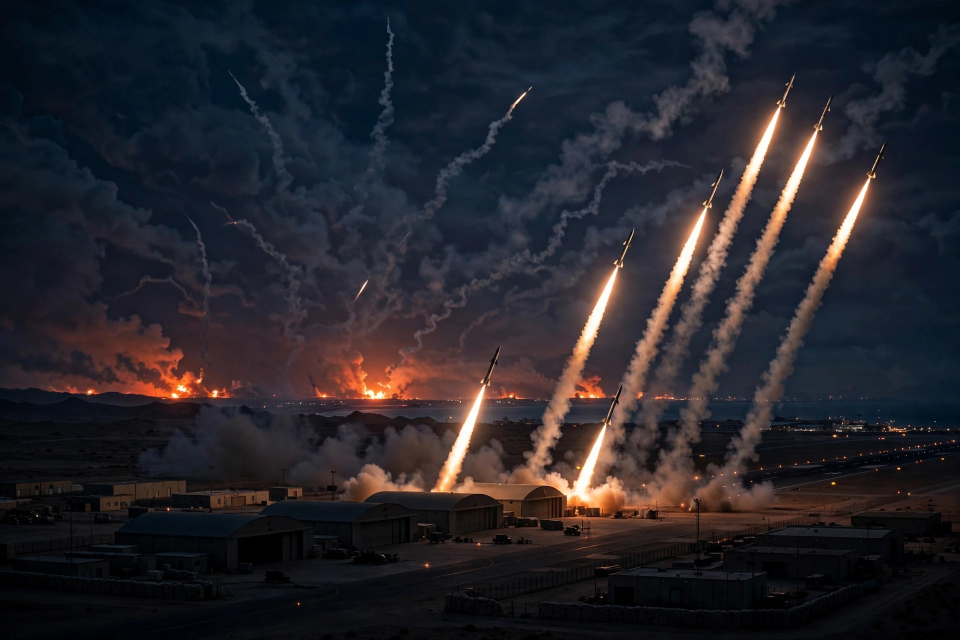
#> input picture assets/media-generation-lead-gulf-intercept-0-bc2708ff-e939-4779-8d4e-817e51f7b71c.webp, 1920 x 1280 px (shown at 1/2 size); its folder holds 4 pictures in this run; the run also reads 1 picture not shown here
$ python render.py
#> lines starting #> are read from the running program, lines starting #| are printed output that depends on the picture
#!/usr/bin/env python3
"""Render the make.fun news-image-20261118 entry: a newspaper front page
summing up Wednesday 18 November 2026 world news. 51 stories (3 photo
leads + 48 numbered grid stories), every story illustrated.
Deterministic: fixed fonts, fixed layout, PNG saved with fixed parameters.

Every story below happened or was first reported on 18 November 2026,
verified against Reuters / AP / AFP / BBC / NYT / official sources.
Stories first reported on 17 Nov (Serbia MiG-29, Russian An-12, Phuket
fire, Spain wage approval, France troop denial) were checked and EXCLUDED.
"""
import math
import os
from PIL import Image, ImageDraw, ImageFont, ImageOps

HERE = os.path.dirname(os.path.abspath(__file__))
ASSETS = os.path.join(HERE, "assets")
W, H = 1024, 1024
PAPER = (246, 241, 229)
INK = (20, 20, 20)
RED = (163, 18, 18)
GREY = (90, 86, 76)
RULE = (60, 58, 50)
TILE = (232, 224, 205)

F_SERIF = "/usr/share/fonts/truetype/dejavu/DejaVuSerif-Bold.ttf"
F_SERIF_IT = "/usr/share/fonts/truetype/dejavu/DejaVuSerif.ttf"
F_SANS = "/usr/share/fonts/truetype/dejavu/DejaVuSans.ttf"
F_BOLD = "/usr/share/fonts/truetype/dejavu/DejaVuSans-Bold.ttf"


def font(path, size):
    return ImageFont.truetype(path, size)


def wrap(draw, text, fnt, max_w):
    words, lines, cur = text.split(), [], ""
    for w in words:
        t = (cur + " " + w).strip()
        if draw.textlength(t, font=fnt) <= max_w:
            cur = t
        else:
            if cur:
                lines.append(cur)
            cur = w
    if cur:
        lines.append(cur)
    return lines


def fit_image(path, w, h):
    im = Image.open(path).convert("RGB")
    return ImageOps.fit(im, (w, h), Image.LANCZOS)


def trunc(draw, text, fnt, max_w):
    if draw.textlength(text, font=fnt) <= max_w:
        return text
    words = text.split(" ")
    out = ""
    for w in words:
        t = (out + " " + w).strip()
        if draw.textlength(t + " …", font=fnt) > max_w:
            break
        out = t
    return (out + " …") if out else "…"


# ---------------------------------------------------------------- stories
# (headline, summary, icon). Icons are flat pictograms drawn in code.
COL_A = [
    ("BOARD OF PEACE BLAMES BOTH SIDES",
     "Trump's board: Israel and Hamas both failing ceasefire pledges.", "gavel"),
    ("KAHANA ELECTED SPEAKER",
     "Knesset picks Eisenkot ally Matan Kahana, 66–52, in a blow to Netanyahu.", "vote"),
    ("IRAN REFUSES IAEA INSPECTION",
     "No access to damaged nuclear sites until the war ends, Tehran says.", "lock"),
    ("BAHRAIN ISSUES ALL-CLEAR",
     "Third Iranian attack this week; base hosts the US Navy's 5th Fleet.", "shield"),
    ("ETHIOPIA–ERITREA BUILD-UP",
     "Forces massed on the shared border, within striking distance.", "blast"),
    ("NIGERIA: US INTEL VS MILITANTS",
     "Real-time intel and near-daily missions back the 2027 vote.", "satellite"),
    ("ZAMFARA: 20 ABDUCTED FREED",
     "Police free women and children held 22 days in NW Nigeria.", "cross"),
    ("EGYPT–INDIA TRADE GROUP",
     "Working group on pharma, farm goods and tech barriers.", "chart"),
    ("AU PUSHES SUDAN, CONGO PEACE",
     "African Union urges regional solutions as wars drag on.", "globe"),
    ("RWANDA HUB TALKS IN VIENNA",
     "Delegation in Vienna as EU return-hub plan is debated.", "plane"),
    ("S. AFRICA SHOOTING PROBE GOES ON",
     "17 dead in weekend shootings; police inquiry continues.", "gavel"),
    ("S. SUDAN VOTE UNCERTAIN",
     "AU and UN press for a clear election timeline.", "vote"),
    ("CHINA BUYS W. AFRICAN CRUDE",
     "Gulf tensions push refiners to shift oil supply west.", "tanker"),
    ("US CALLS QESHM STRIKE 'SELF-DEFENCE'",
     "US official: it answered IRGC attacks, incl. a Bahrain radar site.", "jet"),
    ("KUWAIT REPELS DRONE ATTACK",
     "Air defences counter hostile drones at Ali Al Salem base.", "shield"),
]

COL_B = [
    ("APEC OPENS IN SHENZHEN",
     "21 leaders meet in China's tech hub; trade and AI top the agenda.", "globe"),
    ("XI, PUTIN MEET BEFORE TRILATERAL",
     "Talks a day before the first three-way summit with Trump.", "flag"),
    ("XI: STAND AGAINST PROTECTIONISM",
     "Putin calls the West 'former hegemons'; sanctions 'spent'.", "chart"),
    ("EU'S €45BN FOR UKRAINE",
     "Loan repaid only after Russia pays war reparations.", "money"),
    ("PUTIN 'NOT READY' FOR PEACE",
     "Western intel: he aims to fight on through the winter.", "blast"),
    ("PISTORIUS: COLBY COMMENT 'STUPID'",
     "Berlin defends Ukraine's strikes on Wildberries depots.", "shield"),
    ("QUAD'S NEW PLAN IN MANILA",
     "Maritime watch, $85M AI Accelerator and a cable pact.", "plane"),
    ("MODI: FREE E-VISAS FOR ASEAN",
     "Tourism pitch at the East Asia Summit in Manila.", "flag"),
    ("ASEAN CHAIR TO SINGAPORE",
     "Digital economy pact done; sea code 85–90% agreed.", "globe"),
    ("CANADA–CHINA EXTEND DEALS",
     "Carney meets Xi as Ottawa diversifies from the US.", "chart"),
    ("CYCLONE AKVAN RED ALERT",
     "Landfall 20 Nov; gusts to 145 km/h; Andhra on alert.", "storm"),
    ("TAIWAN SEEKS $14BN IN ARMS",
     "US presses UN over flight curbs; China pushes back.", "jet"),
    ("INDIA RE-ELECTED TO ITU COUNCIL",
     "Digital India wins the 2027–30 telecom term.", "phone"),
    ("AMAZON'S $7BN FOR INDIA",
     "Renewables push by 2030, focused on solar and data centres.", "money"),
    ("INDIA'S FIRST SAF PLANT READY",
     "Panipat unit turns used cooking oil into jet fuel.", "tanker"),
]

COL_C = [
    ("PELTOLA WINS ALASKA",
     "Democrats take a 56–44 Senate majority, flipping nine seats.", "vote"),
    ("US LOSES MEASLES STATUS",
     "PAHO: a year of spread ends elimination; RFK Jr vows to regain it.", "cross"),
    ("NVIDIA'S $115.8BN QUARTER",
     "Revenue up 103%; board will not bring Huang back.", "chip"),
    ("HUANG TO FACE SENATE PANEL",
     "Ex-CEO to testify over the spy scandal.", "gavel"),
    ("WAYMO OFF THE FREEWAYS",
     "Driverless rides halted US-wide after California's ban.", "car"),
    ("KALSHI HALTS 'MENTION' BETS",
     "CFTC order ends wagers on Trump's words.", "money"),
    ("AI GUN DETECTOR SUED",
     "System mistook a chips bag for a gun; students held at gunpoint.", "lock"),
    ("AI MODELS MISLABEL CIVILIANS",
     "Tests flag ambulances and schools as military targets.", "chip"),
    ("CRITICAL JAVA FLAW FOUND",
     "AI-hunted bug hits 'practically all major companies'.", "lock"),
    ("FAA HALTS ROUTER ROLLOUT",
     "Router blamed in the nationwide ground stop.", "plane"),
    ("IRS PROBES LEFT-WING GROUPS",
     "Four-plus criminal inquiries since the Charlie Kirk killing.", "gavel"),
    ("DHS: NO SHIPS FOR DEPORTATIONS",
     "Agency rules out deporting migrants by sea.", "ship"),
    ("TRUMP–MARCOS TRADE CLAIM",
     "'Very big deal', says Trump; Manila calls it an understanding.", "flag"),
    ("VULCAN FAULT FOUND",
     "ULA: fuel supply starved the BE-4 engines; 40 satellites lost.", "rocket"),
    ("DHONI'S FAREWELL, IN LIGHTS",
     "CSK drone show over Chepauk honours the IPL great's retirement.", "cricket"),
]

COLUMNS = [
    ("MIDDLE EAST & AFRICA", COL_A),
    ("EUROPE & ASIA-PACIFIC", COL_B),
    ("AMERICAS & GLOBAL", COL_C),
]

# (file, headline, summary) — hero first, then two smaller leads.
LEADS = [
    ("media-generation-lead-gulf-intercept-0-bc2708ff-e939-4779-8d4e-817e51f7b71c.webp",
     "IRAN FIRES ON US BASES IN THE GULF",
     "Missiles and drones hit Kuwait's Ali Al Salem base and Bahrain, home of the US 5th Fleet; both say the attacks were intercepted. First Iranian strike on Kuwait since September."),
    ("media-generation-lead-shenzhen-tarmac-0-724eb922-38c4-478d-98a2-4aa9f870b1ff.webp",
     "XI GREETS TRUMP AT SHENZHEN",
     "Xi meets Trump on the tarmac as APEC opens; Xi and Putin talk before Thursday's summit."),
    ("media-generation-lead-voyager-0-cb7eab58-6bf4-4d73-8412-0da4233bbbf1.webp",
     "VOYAGER 1: ONE LIGHT-DAY OUT",
     "At 10:16 UTC the probe passes 25.9bn km out — a first for any human-made object."),
]

NUMBERS = [
    ("$115.8bn", "Nvidia's Q3 revenue, up 103% on a year ago"),
    ("25.9bn km", "Voyager 1 from Earth — one light-day out"),
    ("56–44", "Democrats' Senate majority after Alaska win"),
    ("€45bn", "EU's new loan for Ukraine, proposed today"),
]

CLOCK = [
    ("00:16 UTC", "Iran fires at Kuwait & Bahrain"),
    ("10:16 UTC", "Voyager 1: one light-day"),
    ("MORNING", "Xi greets Trump in Shenzhen"),
    ("MIDDAY", "Trump meets Marcos in Manila"),
    ("EVENING", "Nvidia posts $115.8bn quarter"),
]

# Numbered map pins: (fraction x, fraction y of the fit-cropped map,
# label, label anchor: 'r' = label right of dot, 'l' = left of dot,
# 'b' = below-right, 'a' = above-left). Fractions are mapped through the
# centre crop ImageOps.fit applies to reach the 470x202 map area.
PINS = [
    (0.050, 0.197, "ALASKA", "r"),
    (0.477, 0.667, "NIGERIA", "l"),
    (0.575, 0.650, "ETHIOPIA", "r"),
    (0.592, 0.372, "ISRAEL", "l"),
    (0.620, 0.411, "KUWAIT", "b"),
    (0.855, 0.439, "SHENZHEN", "r"),
    (0.870, 0.600, "MANILA", "r"),
    (0.752, 0.559, "ANDHRA", "r"),
    (0.729, 0.452, "DELHI", "a"),
]

ICON_COLORS = {"chip": (26, 72, 140), "cross": (163, 18, 18), "globe": (18, 110, 88),
               "gavel": (94, 52, 140), "chart": (26, 72, 140), "plane": (18, 110, 88),
               "jet": (94, 52, 140), "lock": (163, 18, 18), "car": (26, 72, 140),
               "blast": (176, 106, 12), "phone": (60, 60, 60), "tanker": (163, 18, 18),
               "rocket": (94, 52, 140), "vote": (18, 110, 88), "money": (176, 106, 12),
               "storm": (26, 72, 140), "cricket": (18, 110, 88), "satellite": (26, 72, 140),
               "flag": (163, 18, 18), "shield": (26, 72, 140), "clock": (60, 60, 60),
               "ship": (18, 110, 88)}


def draw_icon(d, kind, x, y, s, color):
    """Simple flat geometric pictogram inside an s x s box at (x, y)."""
    if kind == "chip":
        d.rounded_rectangle([x + 4, y + 4, x + s - 4, y + s - 4], 3, fill=color)
        d.rectangle([x + 7, y + 7, x + s - 7, y + s - 7], outline=PAPER, width=2)
        for i in range(3):
            d.line([x + 6 + i * 5, y + 1, x + 6 + i * 5, y + 4], fill=color, width=2)
            d.line([x + 6 + i * 5, y + s - 4, x + 6 + i * 5, y + s - 1], fill=color, width=2)
    elif kind == "cross":
        d.rectangle([x + s // 2 - 2, y + 3, x + s // 2 + 2, y + s - 3], fill=color)
        d.rectangle([x + 3, y + s // 2 - 2, x + s - 3, y + s // 2 + 2], fill=color)
    elif kind == "globe":
        d.ellipse([x + 2, y + 2, x + s - 2, y + s - 2], outline=color, width=2)
        d.ellipse([x + s // 2 - 4, y + 2, x + s // 2 + 4, y + s - 2], outline=color, width=2)
        d.line([x + 2, y + s // 2, x + s - 2, y + s // 2], fill=color, width=2)
    elif kind == "gavel":
        d.rectangle([x + 3, y + 4, x + s - 7, y + 10], fill=color)
        d.line([x + s - 7, y + 10, x + s - 2, y + s - 3], fill=color, width=3)
    elif kind == "chart":
        for i, hgt in enumerate((6, 10, 14)):
            d.rectangle([x + 3 + i * 6, y + s - 3 - hgt, x + 7 + i * 6, y + s - 3], fill=color)
    elif kind in ("plane", "jet"):
        d.polygon([(x + 2, y + s // 2), (x + s - 3, y + s // 2 - 2), (x + s - 3, y + s // 2 + 2)],
                  fill=color)
        d.polygon([(x + s // 2 - 2, y + s // 2 - 2), (x + s // 2 + 5, y + 2),
                   (x + s // 2 + 7, y + 2), (x + s // 2 + 3, y + s // 2)], fill=color)
        d.polygon([(x + s // 2 - 2, y + s // 2 + 2), (x + s // 2 + 5, y + s - 2),
                   (x + s // 2 + 7, y + s - 2), (x + s // 2 + 3, y + s // 2)], fill=color)
    elif kind == "lock":
        d.arc([x + 6, y + 3, x + s - 6, y + 13], 180, 360, fill=color, width=2)
        d.rounded_rectangle([x + 4, y + 11, x + s - 4, y + s - 3], 2, fill=color)
    elif kind == "car":
        d.rounded_rectangle([x + 2, y + 10, x + s - 2, y + s - 6], 3, fill=color)
        d.polygon([(x + 6, y + 10), (x + 9, y + 5), (x + s - 9, y + 5), (x + s - 6, y + 10)],
                  fill=color)
        d.ellipse([x + 5, y + s - 8, x + 9, y + s - 4], fill=INK)
        d.ellipse([x + s - 9, y + s - 8, x + s - 5, y + s - 4], fill=INK)
    elif kind == "blast":
        cx, cy, r1, r2 = x + s // 2, y + s // 2, s // 2 - 2, s // 4
        pts = []
        for i in range(12):
            r = r1 if i % 2 == 0 else r2
            a = math.pi * i / 6
            pts.append((cx + r * math.cos(a), cy + r * math.sin(a)))
        d.polygon(pts, fill=color)
    elif kind == "phone":
        d.rounded_rectangle([x + 6, y + 2, x + s - 6, y + s - 2], 3, outline=color, width=2)
        d.line([x + 9, y + 6, x + s - 9, y + 6], fill=color, width=2)
        d.line([x + 9, y + 10, x + s - 9, y + 10], fill=color, width=2)
    elif kind == "tanker":
        d.polygon([(x + 2, y + s - 7), (x + s - 2, y + s - 7), (x + s - 5, y + s - 2),
                   (x + 5, y + s - 2)], fill=color)
        d.rectangle([x + s - 10, y + 5, x + s - 4, y + s - 7], fill=color)
        d.rectangle([x + 5, y + 10, x + s - 11, y + s - 7], fill=color)
    elif kind == "rocket":
        d.polygon([(x + s // 2, y + 1), (x + s - 5, y + 11), (x + s // 2 + 2, y + s - 7),
                   (x + s // 2 - 2, y + s - 7), (x + 5, y + 11)], fill=color)
        d.polygon([(x + s // 2 - 2, y + s - 7), (x + s // 2 + 2, y + s - 7),
                   (x + s // 2, y + s - 1)], fill=(176, 106, 12))
    elif kind == "vote":
        d.rounded_rectangle([x + 3, y + 5, x + s - 3, y + s - 3], 2, outline=color, width=2)
        d.line([x + 5, y + s // 2 + 1, x + 8, y + s - 5, x + s - 4, y + 5],
               fill=color, width=2)
    elif kind == "money":
        d.ellipse([x + 2, y + 2, x + s - 2, y + s - 2], outline=color, width=2)
        d.text((x + s // 2, y + s // 2 - 1), "$", font=font(F_BOLD, 12),
               fill=color, anchor="mm")
    elif kind == "storm":
        d.ellipse([x + 2, y + 3, x + 11, y + 10], fill=color)
        d.ellipse([x + 8, y + 2, x + s - 2, y + 11], fill=color)
        d.polygon([(x + s // 2 + 1, y + 9), (x + s // 2 - 3, y + s - 2),
                   (x + s // 2 + 1, y + s - 2), (x + s // 2 - 1, y + s - 6),
                   (x + s // 2 + 3, y + s - 6)], fill=(176, 106, 12))
    elif kind == "cricket":
        d.line([x + 5, y + 3, x + s - 6, y + s - 6], fill=color, width=3)
        d.ellipse([x + s - 8, y + 2, x + s - 3, y + 7], fill=(163, 18, 18))
    elif kind == "satellite":
        d.rectangle([x + s // 2 - 3, y + s // 2 - 3, x + s // 2 + 3, y + s // 2 + 3],
                    fill=color)
        d.rectangle([x + 1, y + 4, x + s // 2 - 4, y + s - 5], outline=color, width=2)
        d.rectangle([x + s // 2 + 4, y + 4, x + s - 1, y + s - 5], outline=color, width=2)
        d.line([x + s // 2, y + 2, x + s // 2 + 4, y + s // 2 - 3], fill=color, width=2)
    elif kind == "flag":
        d.line([x + 4, y + 2, x + 4, y + s - 2], fill=color, width=2)
        d.polygon([(x + 4, y + 2), (x + s - 2, y + 5), (x + 4, y + 9)], fill=color)
    elif kind == "shield":
        d.polygon([(x + 3, y + 3), (x + s - 3, y + 3), (x + s - 3, y + 10),
                   (x + s // 2, y + s - 2), (x + 3, y + 10)], outline=color, width=2)
        d.line([x + 6, y + s // 2, x + 9, y + s - 5, x + s - 5, y + 5],
               fill=color, width=2)
    elif kind == "clock":
        d.ellipse([x + 2, y + 2, x + s - 2, y + s - 2], outline=color, width=2)
        d.line([x + s // 2, y + s // 2, x + s // 2, y + 5], fill=color, width=2)
        d.line([x + s // 2, y + s // 2, x + s - 5, y + s // 2 + 2], fill=color, width=2)
    elif kind == "ship":
        d.polygon([(x + 2, y + s - 7), (x + s - 2, y + s - 7), (x + s - 5, y + s - 2),
                   (x + 5, y + s - 2)], fill=color)
        d.rectangle([x + 5, y + 4, x + 10, y + s - 7], fill=color)
        d.rectangle([x + 11, y + 7, x + s - 6, y + s - 7], outline=color, width=2)


def main():
    img = Image.new("RGB", (W, H), PAPER)
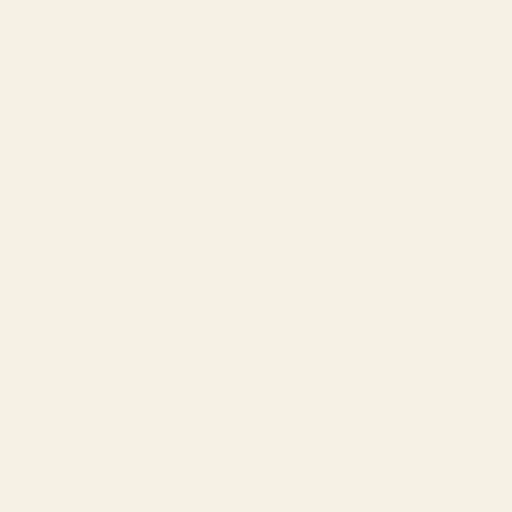
#> img: PIL image 1024x1024 RGB (shown at 1/2 size); mean R, G, B 246, 241, 229
    d = ImageDraw.Draw(img)
    f_mast = font(F_SERIF, 46)
    f_date = font(F_BOLD, 21)
    f_deck = font(F_BOLD, 13)
    f_hero_h = font(F_BOLD, 14)
    f_hero_s = font(F_SANS, 11)
    f_lead_h = font(F_BOLD, 12)
    f_lead_s = font(F_SANS, 10)
    f_quote = font(F_SERIF_IT, 11)
    f_col = font(F_BOLD, 12)
    f_head = font(F_BOLD, 11)
    f_sum = font(F_SANS, 10)
    f_num = font(F_BOLD, 10)
    f_map = font(F_BOLD, 9)
    f_foot = font(F_BOLD, 12)
    f_small = font(F_SANS, 10)

    # ---- masthead
    d.text((W // 2, 8), "THE WORLD IN ONE DAY", font=f_mast, fill=INK, anchor="ma")
    d.text((W // 2, 62), "WEDNESDAY  ·  18 NOVEMBER 2026", font=f_date, fill=RED, anchor="ma")
    d.line([16, 94, W - 16, 94], fill=RULE, width=2)
    d.text((W // 2, 100),
           "48 STORIES  •  6 REGIONS  •  4 CONTINENTS  •  ONE DAY OF WORLD NEWS",
           font=f_deck, fill=INK, anchor="ma")

    # ---- leads: one hero (left) + two smaller (right, photo left / text right)
    lead_y = 118
    # hero
    hx, hw, hp_h = 16, 560, 148
    hero = fit_image(os.path.join(ASSETS, LEADS[0][0]), hw, hp_h)
#> in fit_image, im is the input picture: PIL image 1920x1280 RGB; mean R, G, B 38.4, 36.6, 42.9
#> in fit_image, `return ImageOps.fit(im, (w, h), Image.LANCZOS)`:
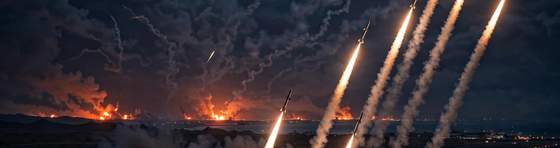
#> returned value: PIL image 560x148 RGB; mean R, G, B 56.4, 48.4, 54.3
    img.paste(hero, (hx, lead_y))
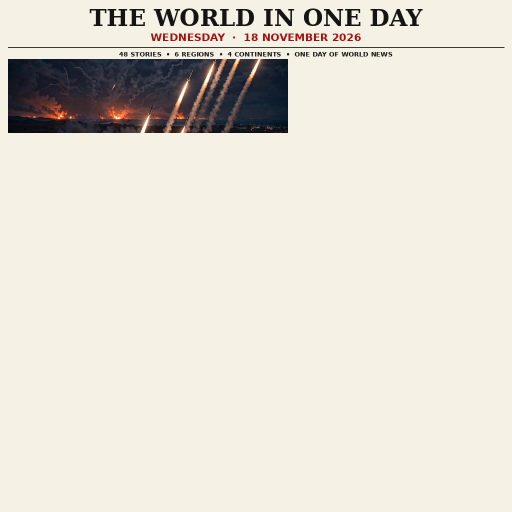
#> img: PIL image 1024x1024 RGB (shown at 1/2 size); mean R, G, B 228.1, 222.6, 212.1
    d.rectangle([hx, lead_y, hx + hw - 1, lead_y + hp_h - 1], outline=RULE, width=1)
    cy = lead_y + hp_h + 6
    for line in wrap(d, LEADS[0][1], f_hero_h, hw):
#> in wrap, `words, lines, cur = text.split(), [], ""`: words = ['IRAN', 'FIRES', 'ON', 'US', 'BASES', 'IN', 'THE', 'GULF']; cur = ''
        d.text((hx, cy), line, font=f_hero_h, fill=INK)
        cy += 17
#> this loop made 1 pass
#> after the loop, cy = 289
    for line in wrap(d, LEADS[0][2], f_hero_s, hw):
        d.text((hx, cy), line, font=f_hero_s, fill=(40, 40, 40))
        cy += 13
#> this loop made 2 passes
#> cy on passes 1 to 2: 302, 315
#> after the loop, cy = 315
    # two small leads, right column
    rx, rw = 592, 416
    for i in (1, 2):
        fname, head, summ = LEADS[i]
        by = lead_y + (i - 1) * 78
        pw, ph = 150, 66
        photo = fit_image(os.path.join(ASSETS, fname), pw, ph)
#> call 2 of fit_image, with w = 150, h = 66
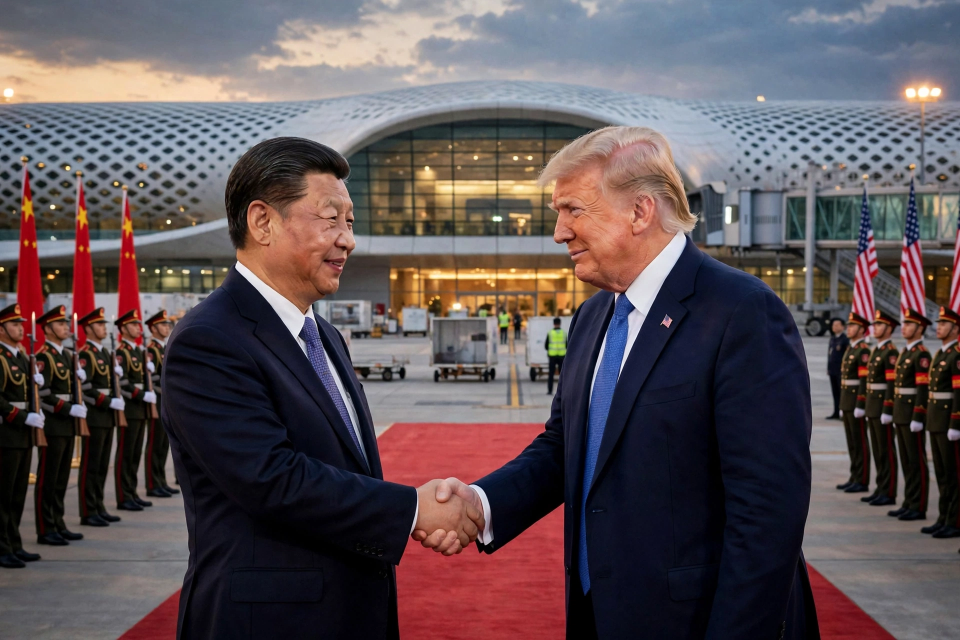
#> input picture assets/media-generation-lead-shenzhen-tarmac-0-724eb922-38c4-478d-98a2-4aa9f870b1ff.webp, 1920 x 1280 px (shown at 1/2 size)
#> in fit_image, im is the input picture: PIL image 1920x1280 RGB; mean R, G, B 93.6, 82.1, 86
#> in fit_image (call 2), `return ImageOps.fit(im, (w, h), Image.LANCZOS)`:
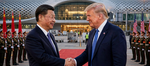
#> returned value: PIL image 150x66 RGB; mean R, G, B 87.1, 74.9, 76.7
        img.paste(photo, (rx, by))
        d.rectangle([rx, by, rx + pw - 1, by + ph - 1], outline=RULE, width=1)
        tx = rx + pw + 8
        tw = rw - pw - 8
        ty = by - 1
        for line in wrap(d, head, f_lead_h, tw)[:2]:
#> (the rest of the program and of its run is left out)
